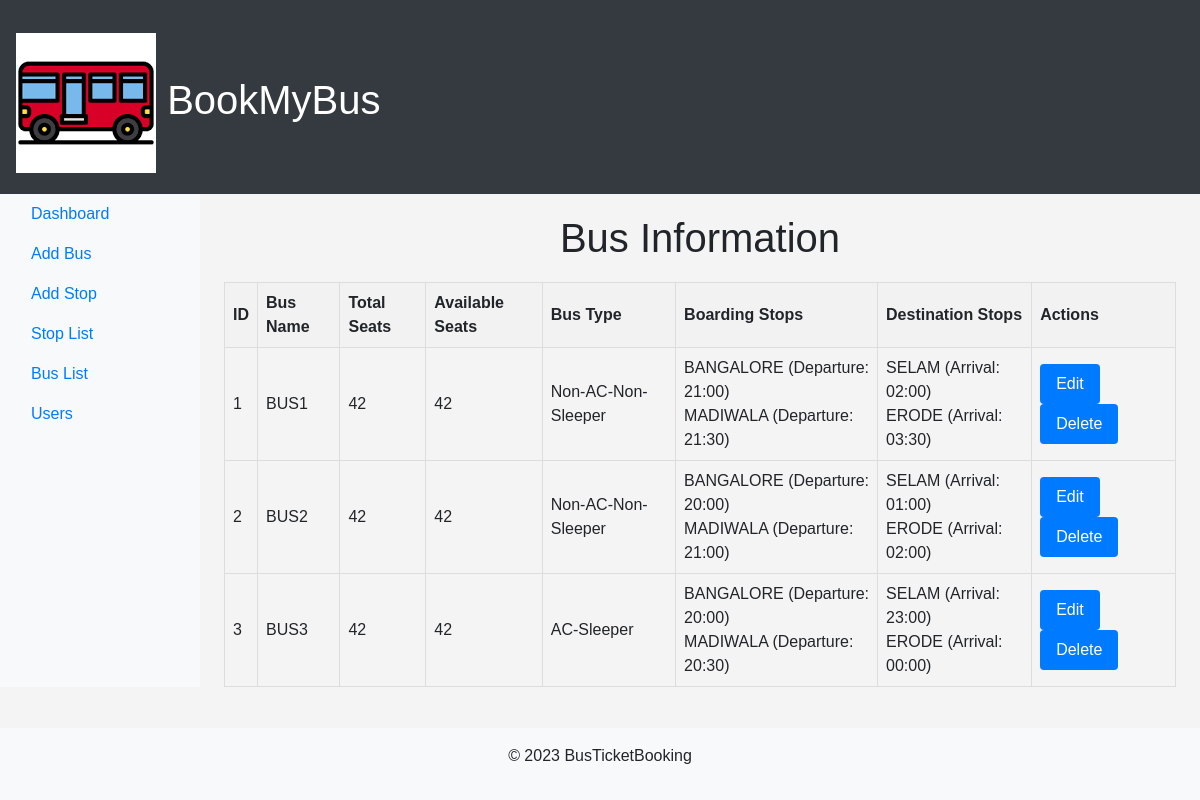
The page /adminapp/admin/dashboard/ on the database as committed earlier.
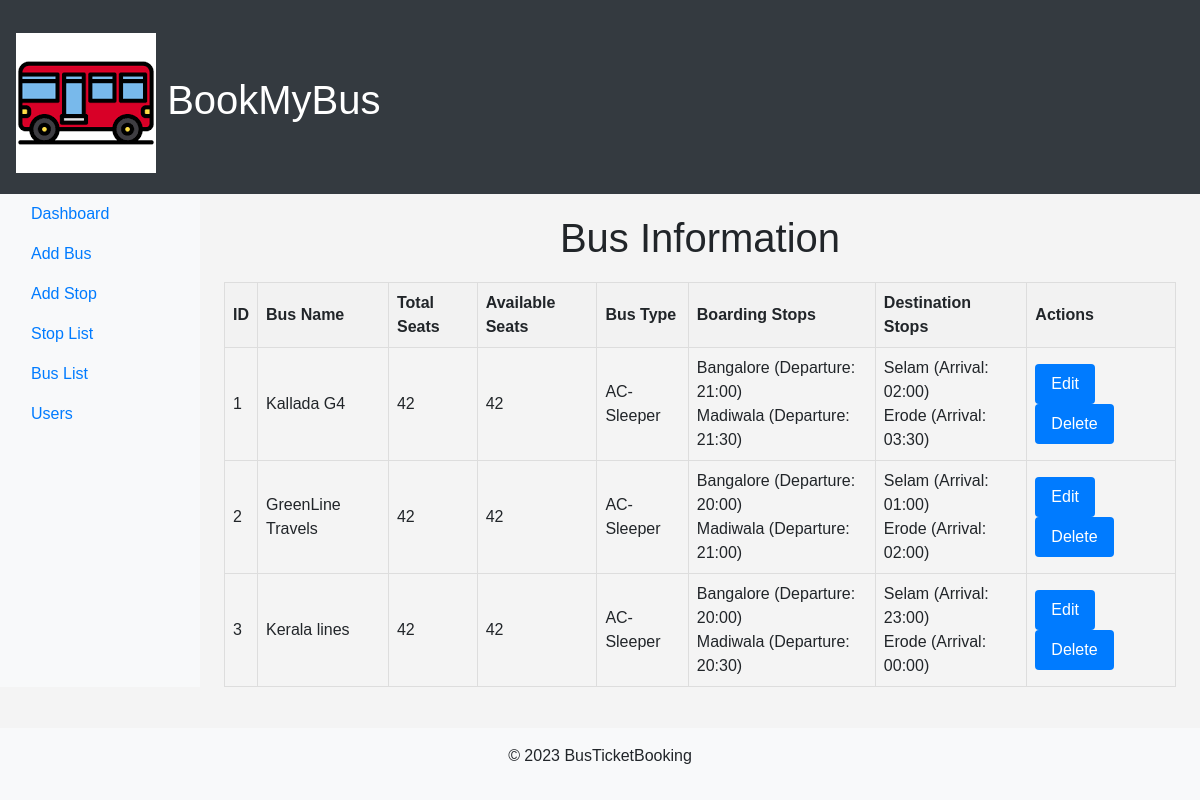
The same page on the database as committed later.
### app1/models.py (models this page shows, shortened)
class Bus(models.Model):
    BUS_TYPE_CHOICES = [
        ('AC-Sleeper', 'AC-Sleeper'),
        ('Non-AC-Sleeper', 'Non-AC-Sleeper'),
        ('AC-seater', 'AC-seater'),
        ('Non-AC-seater', 'Non-AC-seater'),
    ]
    name = models.CharField(max_length=100)
    total_seats = models.IntegerField(default=50)  # Assume 50 seats by default
    available_seats = models.IntegerField(default=50)  #
    boarding_stops = models.ManyToManyField(Stop, through='BoardingStop', related_name='boarding_buses')
    destination_stops = models.ManyToManyField(Stop, through='DestinationStop', related_name='destination_buses')
    bus_type = models.CharField(max_length=30, choices=BUS_TYPE_CHOICES, default='Non-AC-Non-Sleeper')
    def __str__(self):
        return f"{self.name}-{self.boarding_stops}-{self.destination_stops}-{self.bus_type}"

class BoardingStop(models.Model):
    bus = models.ForeignKey(Bus, on_delete=models.CASCADE)
    stop = models.ForeignKey(Stop, on_delete=models.CASCADE)
    departure_time = models.TimeField(default=20)
    distance = models.DecimalField(max_digits=10, decimal_places=2, default=0.0)

class Stop(models.Model):
    name = models.CharField(max_length=100)

class DestinationStop(models.Model):
    bus = models.ForeignKey(Bus, on_delete=models.CASCADE)
    stop = models.ForeignKey(Stop, on_delete=models.CASCADE)
    arrival_time = models.TimeField(default=8)
    distance = models.DecimalField(max_digits=10, decimal_places=2, default=0.0)

### adminapp/views.py (the view)
# urls.py: path('admin/dashboard/', views.custom_admin_dashboard, name='custom_admin_dashboard'),
def custom_admin_dashboard(request):
    buses = Bus.objects.all()
    bus_data = []
    print(buses)
    for bus in buses:
        boarding_stops = BoardingStop.objects.filter(bus=bus)
        destination_stops = DestinationStop.objects.filter(bus=bus)
        bus_data.append({
            'bus': bus,
            'boarding_stops': boarding_stops,
            'destination_stops': destination_stops
        })
    return render(request, 'custom_admin_dashboard.html', {'bus_data': bus_data})

### project_templates/custom_admin_dashboard.html (shortened to what this page needs)
{% extends 'base_admin.html' %}
{% block content %}
    <h1>Bus Information</h1>
    <table>
        <thead>
            <tr>
                <th>ID</th>
                <th>Bus Name</th>
                <th>Total Seats</th>
                <th>Available Seats</th>
                <th>Bus Type</th>
                <th>Boarding Stops</th>
                <th>Destination Stops</th>
                <th>Actions</th>
            </tr>
        </thead>
        <tbody>
            {% for data in bus_data %}
            <tr>
                <td>{{ data.bus.id }}</td>
                <td>{{ data.bus.name }}</td>
                <td>{{ data.bus.total_seats }}</td>
                <td>{{ data.bus.available_seats }}</td>
                <td>{{ data.bus.get_bus_type_display }}</td>
                <td>
                    {% for stop in data.boarding_stops %}
                        {{ stop.stop.name }} (Departure: {{ stop.departure_time|time:"H:i" }})<br>
                    {% endfor %}
                </td>
                <td>
                    {% for stop in data.destination_stops %}
                        {{ stop.stop.name }} (Arrival: {{ stop.arrival_time|time:"H:i" }})<br>
                    {% endfor %}
                </td>
                <td>
                    <form action="{% url 'edit_bus' data.bus.id %}" method="get">
                        <input type="submit" value="Edit">
                    </form>
                    <form action="{% url 'delete_bus' data.bus.id %}" method="post">
                        <input type="submit" value="Delete">
                    </form>
                </td>
            </tr>
            {% endfor %}
        </tbody>
    </table>
{% endblock  %}

Rows that differ between the two databases and show on the page:
changed Bus id 1: bus.name "BUS1" → "Kallada G4"; bus.bus_type "Non-AC-Non-Sleeper" → "AC-Sleeper"
changed through a linked row, BoardingStop (number 1 of 6 on the later page): stop.name "BANGALORE" → "Bangalore"
changed through a linked row, BoardingStop (number 2 of 6 on the later page): stop.name "MADIWALA" → "Madiwala"
changed through a linked row, DestinationStop (number 1 of 6 on the later page): stop.name "SELAM" → "Selam"
changed through a linked row, DestinationStop (number 2 of 6 on the later page): stop.name "ERODE" → "Erode"
changed Bus id 2: bus.name "BUS2" → "GreenLine Travels"; bus.bus_type "Non-AC-Non-Sleeper" → "AC-Sleeper"
changed through a linked row, BoardingStop (number 3 of 6 on the later page): stop.name "BANGALORE" → "Bangalore"
changed through a linked row, BoardingStop (number 4 of 6 on the later page): stop.name "MADIWALA" → "Madiwala"
changed through a linked row, DestinationStop (number 3 of 6 on the later page): stop.name "SELAM" → "Selam"
changed through a linked row, DestinationStop (number 4 of 6 on the later page): stop.name "ERODE" → "Erode"
changed Bus id 3: bus.name "BUS3" → "Kerala lines"
changed through a linked row, BoardingStop (number 5 of 6 on the later page): stop.name "BANGALORE" → "Bangalore"
changed through a linked row, BoardingStop (number 6 of 6 on the later page): stop.name "MADIWALA" → "Madiwala"
changed through a linked row, DestinationStop (number 5 of 6 on the later page): stop.name "SELAM" → "Selam"
changed through a linked row, DestinationStop (number 6 of 6 on the later page): stop.name "ERODE" → "Erode"
